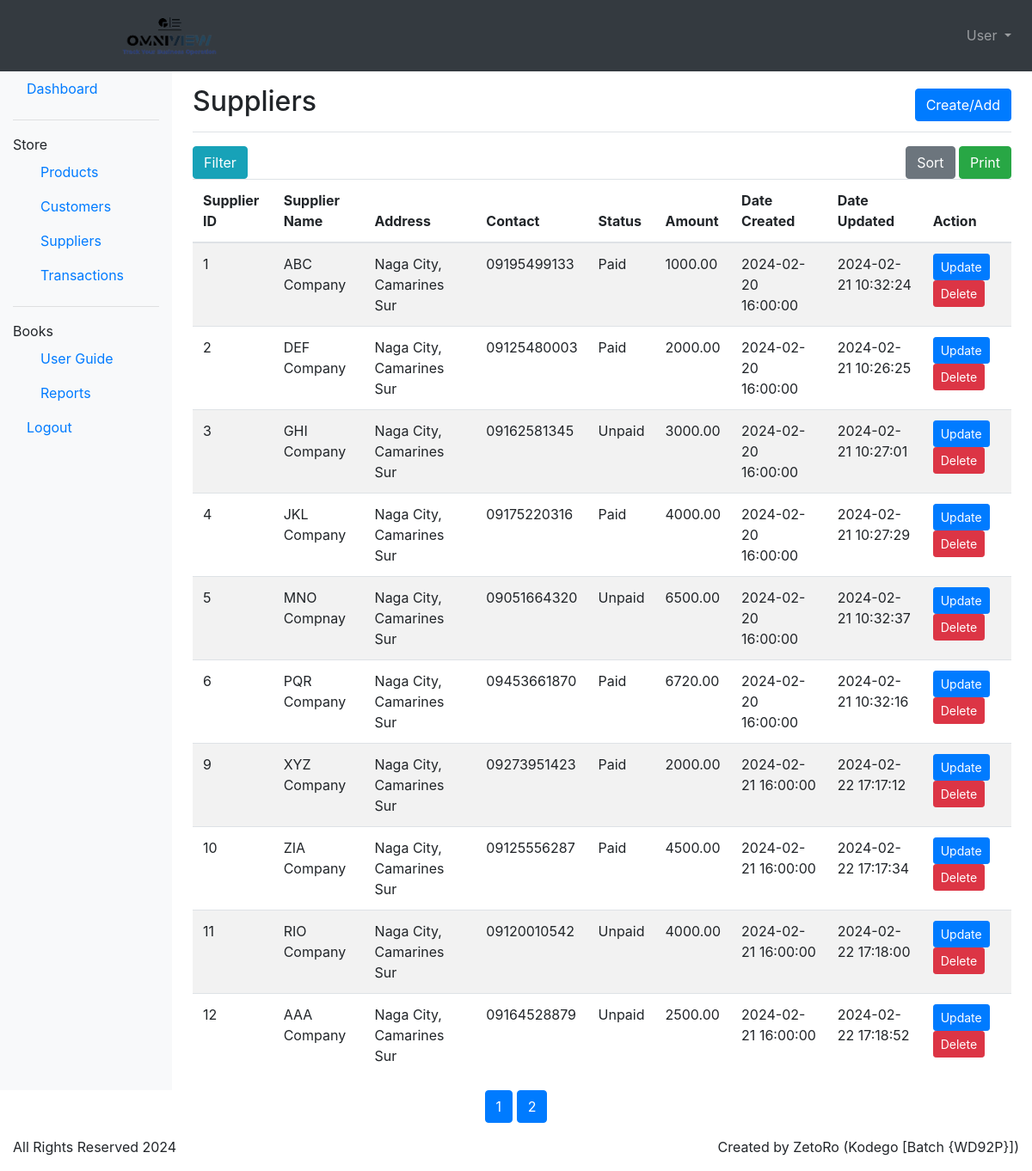
Screenshot of /supplier.php with the database file from the repository.
### tables this page shows
CREATE TABLE `supplier_list` (
  `supplier_id` int(11) NOT NULL,
  `company_name` varchar(255) NOT NULL,
  `address` varchar(255) DEFAULT NULL,
  `contact_number` varchar(255) DEFAULT NULL,
  `status` enum('Paid','Unpaid') NOT NULL,
  `amount` decimal(10,2) DEFAULT NULL,
  `date_added` timestamp NOT NULL DEFAULT current_timestamp(),
  `date_updated` timestamp NOT NULL DEFAULT current_timestamp()
);

### supplier.php (the view, shortened to what this page needs)
<?php
    include_once 'db_connection.php';
?>
<!DOCTYPE html>
<html lang="en">
    <head>
        <link rel="stylesheet" href="https://stackpath.bootstrapcdn.com/bootstrap/4.5.2/css/bootstrap.min.css">
	    <link rel="stylesheet" href="STYLING/styles.css">
    </head>
    <body>
        <nav class="navbar navbar-expand-lg navbar-dark bg-dark">
            <a class="navbar-brand" href="dashboard.php">
                <img src="ASSETS/index-img/logo2-img.png" class="rounded-end" alt="OmniView: Track Your Business Operation">
            </a>
            <div class="collapse navbar-collapse" id="navbarSupportedContent">
                <ul class="navbar-nav ml-auto">
                    <li class="nav-item dropdown">
                        <a class="nav-link dropdown-toggle" href="#" id="navbarDropdown" role="button" data-toggle="dropdown" aria-haspopup="true" aria-expanded="false">
                            User
                        </a>
                    </li>
                </ul>
            </div>
        </nav>
        <div class="container-fluid">
            <div class="row">
                <nav class="col-md-2 d-none d-md-block bg-light sidebar">
                    <div class="sidebar-sticky">
                        <ul class="nav flex-column">
                            <li class="nav-item">
                                <a class="nav-link active" href="dashboard.php">
                                    Dashboard
                                </a>
                            </li>
                            <li class="nav-item">
                                <hr>
                                    Store
                                <ul class="nav flex-column ml-3">
                                    <li class="nav-item">
                                        <a class="nav-link" href="product.php">Products</a>
                                    </li>
                                    <li class="nav-item">
                                        <a class="nav-link" href="customer.php">Customers</a>
                                    </li>
                                    <li class="nav-item">
                                        <a class="nav-link" href="supplier.php">Suppliers</a>
                                    </li>
                                    <li class="nav-item">
                                        <a class="nav-link" href="transaction.php">Transactions</a>
                                    </li>
                                </ul>
                            </li>
                            <li class="nav-item">
                                <hr>
                                    Books
                                <ul class="nav flex-column ml-3">
                                    <li class="nav-item">
                                        <a class="nav-link" href="guide.php">User Guide</a>
                                    </li>
                                    <li class="nav-item">
                                        <a class="nav-link" href="report.php">Reports</a>
                                    </li>
                                </ul>
                            </li>
                            <li class="nav-item">
                                <a class="nav-link" href="logout.php">
                                    Logout
                                </a>
                            </li>
                        </ul>
                    </div>
                </nav>
                <main role="main" class="col-md-9 ml-sm-auto col-lg-10 px-4">
                    <div class="d-flex justify-content-between flex-wrap flex-md-nowrap align-items-center pt-3 pb-2 mb-3 border-bottom">
                        <h1 class="h2">Suppliers</h1>
                        <button class="btn btn-primary" data-toggle="modal" data-target="#addSupplierModal">Create/Add</button>
                    </div>
                    <div class="row">
                        <div class="col-md-6">
                            <button class="btn btn-info" data-toggle="modal" data-target="#filterModal">Filter</button>
                        </div>
                        <div class="col-md-6 text-right">
                            <button class="btn btn-secondary" data-toggle="modal" data-target="#sortModal">Sort</button>
                            <button class="btn btn-success" id="printButton">Print</button>
                        </div>
                    </div>
                    <table class="table table-striped" id="supplierTable">
                        <thead>
                            <tr>
                                <th>Supplier ID</th>
                                <th>Supplier Name</th>
                                <th>Address</th>
                                <th>Contact</th>
                                <th>Status</th>
                                <th>Amount</th>
                                <th>Date Created</th>
                                <th>Date Updated</th>
                                <th>Action</th>
                            </tr>
                        </thead>
                        <tbody>
                            <?php
                                $records_per_page = 10;
                                if (isset($_GET['page']) && is_numeric($_GET['page'])) {
	                                $page = $_GET['page'];
                                } else {
	                                $page = 1;
                                }
                                $offset = ($page - 1) * $records_per_page;
                                $query = "SELECT * FROM supplier_list LIMIT $offset, $records_per_page";
                                $result = mysqli_query($conn, $query);
                                if (mysqli_num_rows($result) > 0) {
	                                while ($row = mysqli_fetch_assoc($result)) {
                                        echo '<tr>';
                                            echo '<td>' . $row['supplier_id'] . '</td>';
                                            echo '<td>' . $row['company_name'] . '</td>';
                                            echo '<td>' . $row['address'] . '</td>';
                                            echo '<td>' . $row['contact_number'] . '</td>';
                                            echo '<td>' . $row['status'] . '</td>';
                                            echo '<td>' . $row['amount'] . '</td>';
                                            echo '<td>' . $row['date_added'] . '</td>';
                                            echo '<td>' . $row['date_updated'] . '</td>';
                                            echo '<td>';
                                                echo '<button type="button" class="btn btn-primary btn-sm" data-toggle="modal" data-target="#updateSupplierModal" data-supplierid="' . $row['supplier_id'] . '">Update</button>';
                                                echo '<button type="button" class="btn btn-danger btn-sm" data-toggle="modal" data-target="#deleteSupplierModal" data-supplierid="' . $row['supplier_id'] . '">Delete</button>';
                                            echo '</td>';
                                        echo '</tr>';
                                    }
                                } else {
                                    echo '<tr><td colspan="11">No suppliers found</td></tr>';
                                }
                            ?>
                        </tbody>
                    </table>
                </main>
            </div>
            <div class="text-center">
	            <?php
		            $count_query = "SELECT COUNT(*) AS total_records FROM supplier_list";
		            $count_result = mysqli_query($conn, $count_query);
		            $count_row = mysqli_fetch_assoc($count_result);
		            $total_records = $count_row['total_records'];
		            $total_pages = ceil($total_records / $records_per_page);
		            for ($i = 1; $i <= $total_pages; $i++) {
			            echo "<a href='supplier.php?page=$i' class='btn btn-primary'>$i</a> ";
		            }
	            ?>
            </div>
        </div>
        <footer class="footer mt-auto py-3">
            <div class="container-fluid">
                <div class="row">
                    <div class="col-md-6">
                        <span>All Rights Reserved 2024</span>
                    </div>
                    <div class="col-md-6 text-right">
                        <span>Created by ZetoRo (Kodego [Batch {WD92P}])</span>
                    </div>
                </div>
            </div>
        </footer>
    </body>
</html>

### STYLING/styles.css (style rules this page uses)
.navbar-brand img { width: 10vw; margin-left: 10vw; }

### rows the page displays
supplier_list: supplier_id "1", company_name "ABC Company", address "Naga City, Camarines Sur", contact_number "09195499133", status "Paid", amount "1000.00", date_added "2024-02-20 16:00:00", date_updated "2024-02-21 10:32:24"
supplier_list: supplier_id "2", company_name "DEF Company", address "Naga City, Camarines Sur", contact_number "09125480003", status "Paid", amount "2000.00", date_added "2024-02-20 16:00:00", date_updated "2024-02-21 10:26:25"
supplier_list: supplier_id "3", company_name "GHI Company", address "Naga City, Camarines Sur", contact_number "09162581345", status "Unpaid", amount "3000.00", date_added "2024-02-20 16:00:00", date_updated "2024-02-21 10:27:01"
supplier_list: supplier_id "4", company_name "JKL Company", address "Naga City, Camarines Sur", contact_number "09175220316", status "Paid", amount "4000.00", date_added "2024-02-20 16:00:00", date_updated "2024-02-21 10:27:29"
supplier_list: supplier_id "5", company_name "MNO Compnay", address "Naga City, Camarines Sur", contact_number "09051664320", status "Unpaid", amount "6500.00", date_added "2024-02-20 16:00:00", date_updated "2024-02-21 10:32:37"
supplier_list: supplier_id "6", company_name "PQR Company", address "Naga City, Camarines Sur", contact_number "09453661870", status "Paid", amount "6720.00", date_added "2024-02-20 16:00:00", date_updated "2024-02-21 10:32:16"
supplier_list: supplier_id "9", company_name "XYZ Company", address "Naga City, Camarines Sur", contact_number "09273951423", status "Paid", amount "2000.00", date_added "2024-02-21 16:00:00", date_updated "2024-02-22 17:17:12"
supplier_list: supplier_id "10", company_name "ZIA Company", address "Naga City, Camarines Sur", contact_number "09125556287", status "Paid", amount "4500.00", date_added "2024-02-21 16:00:00", date_updated "2024-02-22 17:17:34"
supplier_list: supplier_id "11", company_name "RIO Company", address "Naga City, Camarines Sur", contact_number "09120010542", status "Unpaid", amount "4000.00", date_added "2024-02-21 16:00:00", date_updated "2024-02-22 17:18:00"
supplier_list: supplier_id "12", company_name "AAA Company", address "Naga City, Camarines Sur", contact_number "09164528879", status "Unpaid", amount "2500.00", date_added "2024-02-21 16:00:00", date_updated "2024-02-22 17:18:52"
